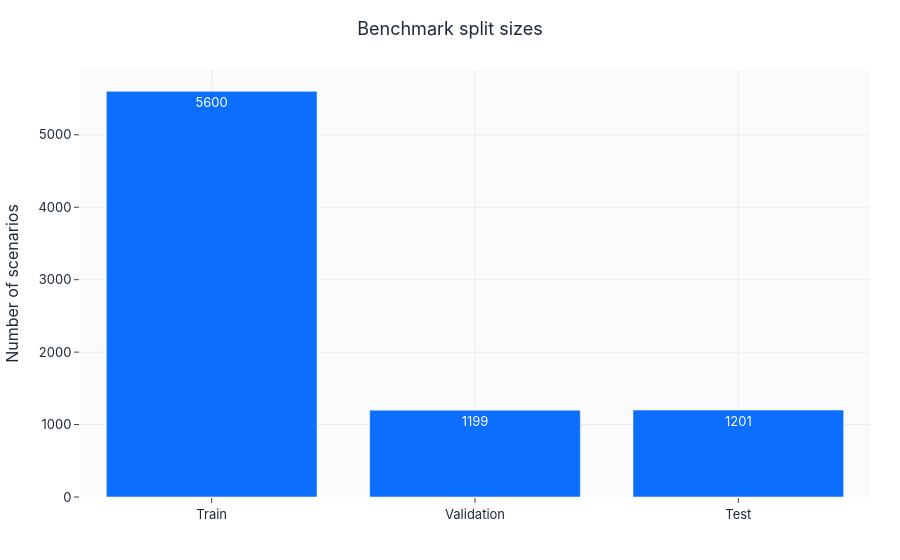

Notebook source saved alongside this figure:
### Markdown cell above
## Размеры выборок

### Code cell
sizes = pd.DataFrame({"Split": ["Train", "Validation", "Test"],
    "Size": [len(train_abs), len(val_abs), len(test_abs)],
    "Fraction": [round(len(train_abs)/len(bench_idx), 3), round(len(val_abs)/len(bench_idx), 3),
                 round(len(test_abs)/len(bench_idx), 3)]})
display(sizes)
bar(sizes["Split"], sizes["Size"], title="Benchmark split sizes", ylabel="Number of scenarios",
    text_fmt=".0f", color="#0b6efd", save=SAVE_FIGS, fig_id="1_4_split_sizes").show()

### Figure 1 — Plotly figure (JSON) as saved in the notebook; plotly's stock layout.template omitted (floating-point values rounded to 4 significant figures)
{"data": [{"marker": {"color": "#0b6efd"}, "text": ["5600", "1199", "1201"], "textposition": "auto", "type": "bar", "x": ["Train", "Validation", "Test"], "y": [5600.0, 1199.0, 1201.0]}], "layout": {"title": {"text": "Benchmark split sizes"}, "xaxis": {"title": {"text": ""}}, "yaxis": {"title": {"text": "Number of scenarios"}}}}
